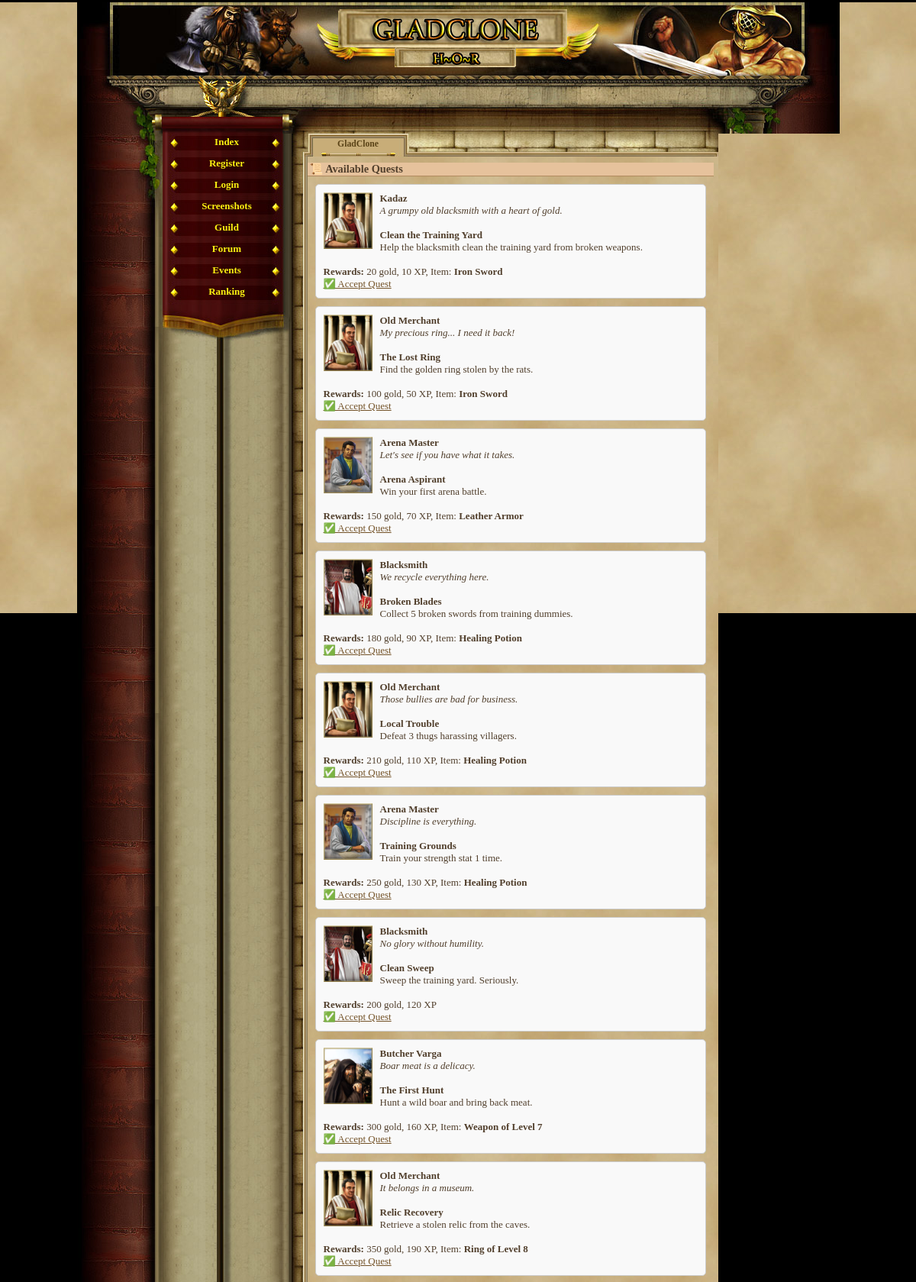
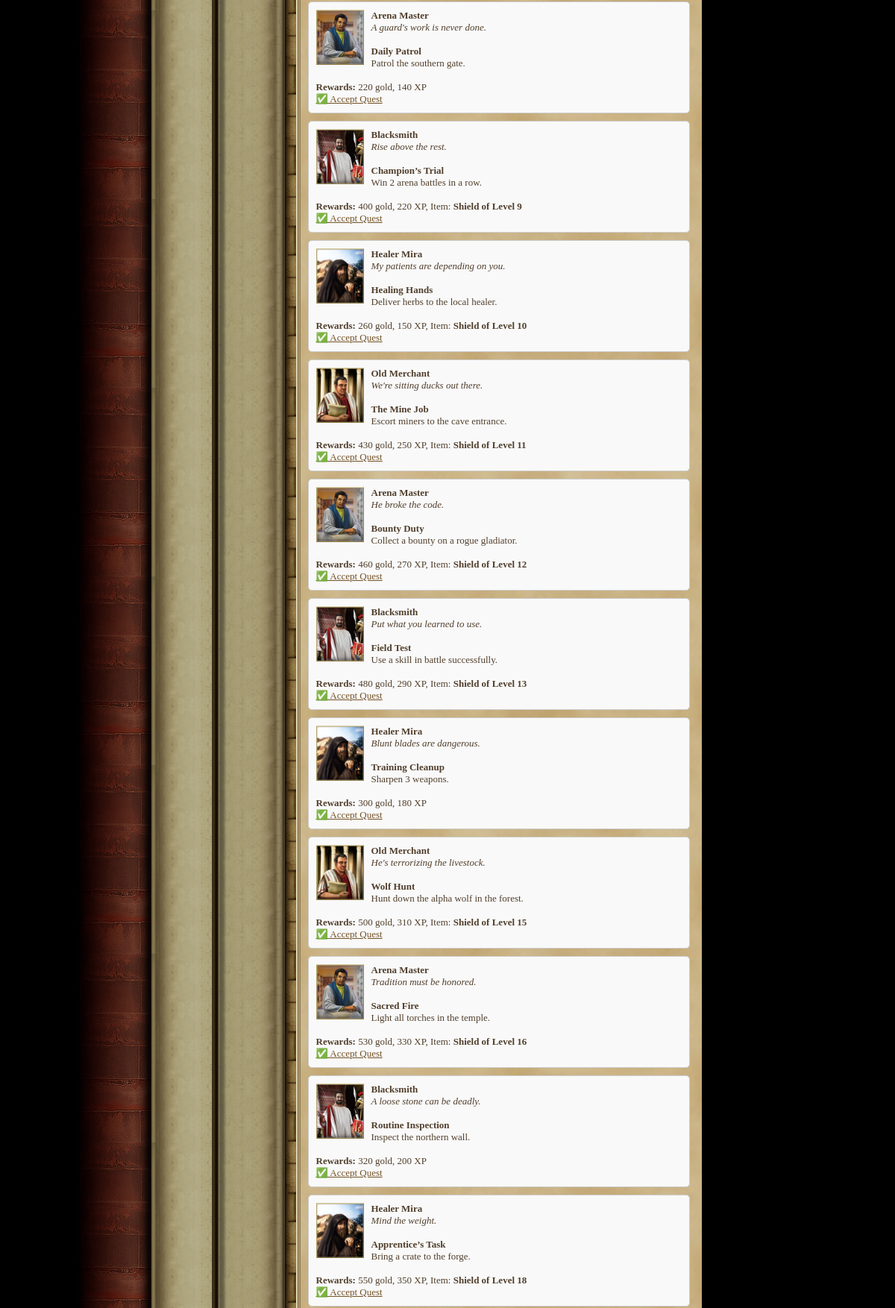
Screenshot of /quest.php (signed in, upper part) with the database file from the repository (2 pictures, top to bottom).
### tables this page shows
CREATE TABLE `quests` (
  `id` int(11) NOT NULL AUTO_INCREMENT,
  `previous_quest_id` int(11) DEFAULT NULL,
  `title` varchar(255) NOT NULL,
  `description` text NOT NULL,
  `npc_image` varchar(255) NOT NULL,
  `npc_description` text NOT NULL,
  `required_level` int(11) NOT NULL,
  `gold_reward` int(11) NOT NULL,
  `exp_reward` int(11) NOT NULL,
  `reward_item_id` int(11) DEFAULT NULL,
  `is_repeatable` tinyint(1) NOT NULL DEFAULT '0',
  `npc_name` varchar(255) NOT NULL DEFAULT 'Unknown NPC',
  PRIMARY KEY (`id`)
);

CREATE TABLE `items` (
  `id` int(11) NOT NULL AUTO_INCREMENT,
  `name` varchar(50) NOT NULL,
  `description` text,
  `type` varchar(20) NOT NULL,
  `attack_bonus` int(11) DEFAULT '0',
  `defense_bonus` int(11) DEFAULT '0',
  `sell_value` int(11) NOT NULL DEFAULT '10',
  `value` int(11) NOT NULL DEFAULT '0',
  `price` int(11) NOT NULL DEFAULT '0',
  `image` varchar(255) DEFAULT 'default.png',
  `slot` varchar(20) NOT NULL DEFAULT 'misc',
  `dex_bonus` int(11) DEFAULT '0',
  `level_required` int(11) DEFAULT '1',
  `effect_type` varchar(10) DEFAULT 'NULL',
  `target_attr` varchar(20) DEFAULT NULL,
  `effect_value` int(11) DEFAULT '0',
  `duration` int(11) DEFAULT '0',
  PRIMARY KEY (`id`)
);

### quest.php (the view, shortened to what this page needs)
<?php
require_once('var/ustawienia.php');
require_once('gora_strony.php');
require_once('menu_l.php');
$player_id = $_SESSION['id'];
echo "<h2>📜 Available Quests</h2>";
$player_stmt = $conn->prepare("SELECT nivel FROM gracze WHERE id = ?");
$player_stmt->bind_param("i", $player_id);
$player_stmt->execute();
$player_result = $player_stmt->get_result();
$player_data = $player_result->fetch_assoc();
$level = $player_data['nivel'];
$result = $conn->query("SELECT * FROM quests WHERE required_level <= $level");
while ($row = $result->fetch_assoc()) {
    $q_id = $row['id'];
    $done = $conn->prepare("SELECT 1 FROM player_quests WHERE player_id = ? AND quest_id = ? AND completed_at IS NOT NULL");
    $done->bind_param("ii", $player_id, $q_id);
    $done->execute();
    $done_result = $done->get_result();
    if ($done_result->num_rows > 0 && !$row['is_repeatable']) continue;
    echo "<div style='border:1px solid #ccc;padding:10px;margin:10px;border-radius:5px;background:#f9f9f9'>";
    echo "<img src='images/npc/{$row['npc_image']}' width='64' style='float:left;margin-right:10px'>";
    echo "<strong>{$row['npc_name']}</strong><br>";
    echo "<em>{$row['npc_description']}</em><br><br>";
    echo "<strong>{$row['title']}</strong><br>";
    echo "{$row['description']}<br><br>";
    echo "<strong>Rewards:</strong> {$row['gold_reward']} gold, {$row['exp_reward']} XP";
    if ($row['reward_item_id']) {
        $item_id = $row['reward_item_id'];
        $item_query = $conn->prepare("SELECT name FROM items WHERE id = ?");
        $item_query->bind_param("i", $item_id);
        $item_query->execute();
        $item_result = $item_query->get_result();
        $item_data = $item_result->fetch_assoc();
        $item_name = $item_data ? $item_data['name'] : "Unknown Item";
        echo ", Item: <strong>{$item_name}</strong>";
    }
    echo "<br><a href='quest.php?accept={$row['id']}'>✅ Accept Quest</a>";
    echo "<div style='clear:both'></div></div>";
}
?>
<br><a href="index.php">← Back to Dashboard</a>

### game_05.css (style rules this page uses)
body, html { margin: 0; padding: 0; font-family:"Palatino Linotype", "Times New Roman", Times, serif; text-align: center; color: #513F2C; background-color: #000; font-size:16px; }
h2 { text-align:left; border-bottom:1px solid #b28b60; color:#513F2C; background-color:#e6c29c; margin:8px 0px 0px 0px; padding-left:3px; font-size:1.1em; }
a { -moz-user-focus: none; -moz-outline: none; outline: none; }
#content a { color:#735227; }

### quest.php (style rules this page uses)
body { background-image: url('images/papierus.jpg'); }

### rows the page displays
quests: npc_image (picture), npc_name "Kadaz", npc_description "A grumpy old blacksmith with a heart of gold.", title "Clean the Training Yard", description "Help the blacksmith clean the training yard from broken weapons.", gold_reward "20", exp_reward "10", items.name "Iron Sword"
quests: npc_image (picture), npc_name "Old Merchant", npc_description "My precious ring... I need it back!", title "The Lost Ring", description "Find the golden ring stolen by the rats.", gold_reward "100", exp_reward "50", items.name "Iron Sword"
quests: npc_image (picture), npc_name "Arena Master", npc_description "Let's see if you have what it takes.", title "Arena Aspirant", description "Win your first arena battle.", gold_reward "150", exp_reward "70", items.name "Leather Armor"
quests: npc_image (picture), npc_name "Blacksmith", npc_description "We recycle everything here.", title "Broken Blades", description "Collect 5 broken swords from training dummies.", gold_reward "180", exp_reward "90", items.name "Healing Potion"
quests: npc_image (picture), npc_name "Old Merchant", npc_description "Those bullies are bad for business.", title "Local Trouble", description "Defeat 3 thugs harassing villagers.", gold_reward "210", exp_reward "110", items.name "Healing Potion"
quests: npc_image (picture), npc_name "Arena Master", npc_description "Discipline is everything.", title "Training Grounds", description "Train your strength stat 1 time.", gold_reward "250", exp_reward "130", items.name "Healing Potion"
quests: npc_image (picture), npc_name "Blacksmith", npc_description "No glory without humility.", title "Clean Sweep", description "Sweep the training yard. Seriously.", gold_reward "200", exp_reward "120"
quests: npc_image (picture), npc_name "Butcher Varga", npc_description "Boar meat is a delicacy.", title "The First Hunt", description "Hunt a wild boar and bring back meat.", gold_reward "300", exp_reward "160", items.name "Weapon of Level 7"
quests: npc_image (picture), npc_name "Old Merchant", npc_description "It belongs in a museum.", title "Relic Recovery", description "Retrieve a stolen relic from the caves.", gold_reward "350", exp_reward "190", items.name "Ring of Level 8"
quests: npc_image (picture), npc_name "Arena Master", npc_description "A guard's work is never done.", title "Daily Patrol", description "Patrol the southern gate.", gold_reward "220", exp_reward "140"
quests: npc_image (picture), npc_name "Blacksmith", npc_description "Rise above the rest.", title "Champion’s Trial", description "Win 2 arena battles in a row.", gold_reward "400", exp_reward "220", items.name "Shield of Level 9"
quests: npc_image (picture), npc_name "Healer Mira", npc_description "My patients are depending on you.", title "Healing Hands", description "Deliver herbs to the local healer.", gold_reward "260", exp_reward "150", items.name "Shield of Level 10"
quests: npc_image (picture), npc_name "Old Merchant", npc_description "We're sitting ducks out there.", title "The Mine Job", description "Escort miners to the cave entrance.", gold_reward "430", exp_reward "250", items.name "Shield of Level 11"
quests: npc_image (picture), npc_name "Arena Master", npc_description "He broke the code.", title "Bounty Duty", description "Collect a bounty on a rogue gladiator.", gold_reward "460", exp_reward "270", items.name "Shield of Level 12"
quests: npc_image (picture), npc_name "Blacksmith", npc_description "Put what you learned to use.", title "Field Test", description "Use a skill in battle successfully.", gold_reward "480", exp_reward "290", items.name "Shield of Level 13"
quests: npc_image (picture), npc_name "Healer Mira", npc_description "Blunt blades are dangerous.", title "Training Cleanup", description "Sharpen 3 weapons.", gold_reward "300", exp_reward "180"
quests: npc_image (picture), npc_name "Old Merchant", npc_description "He's terrorizing the livestock.", title "Wolf Hunt", description "Hunt down the alpha wolf in the forest.", gold_reward "500", exp_reward "310", items.name "Shield of Level 15"
quests: npc_image (picture), npc_name "Arena Master", npc_description "Tradition must be honored.", title "Sacred Fire", description "Light all torches in the temple.", gold_reward "530", exp_reward "330", items.name "Shield of Level 16"
quests: npc_image (picture), npc_name "Blacksmith", npc_description "A loose stone can be deadly.", title "Routine Inspection", description "Inspect the northern wall.", gold_reward "320", exp_reward "200"
quests: npc_image (picture), npc_name "Healer Mira", npc_description "Mind the weight.", title "Apprentice’s Task", description "Bring a crate to the forge.", gold_reward "550", exp_reward "350", items.name "Shield of Level 18"
